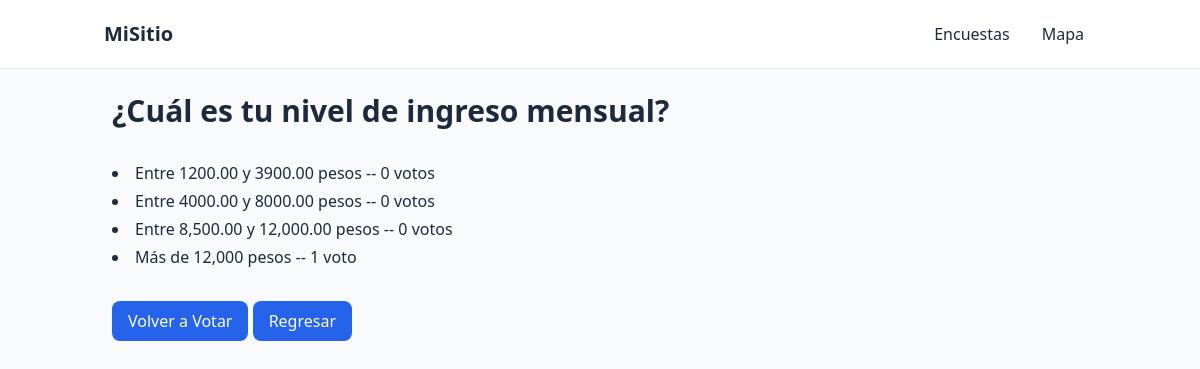
The page /polls/3/resultado/ on the database as committed earlier.
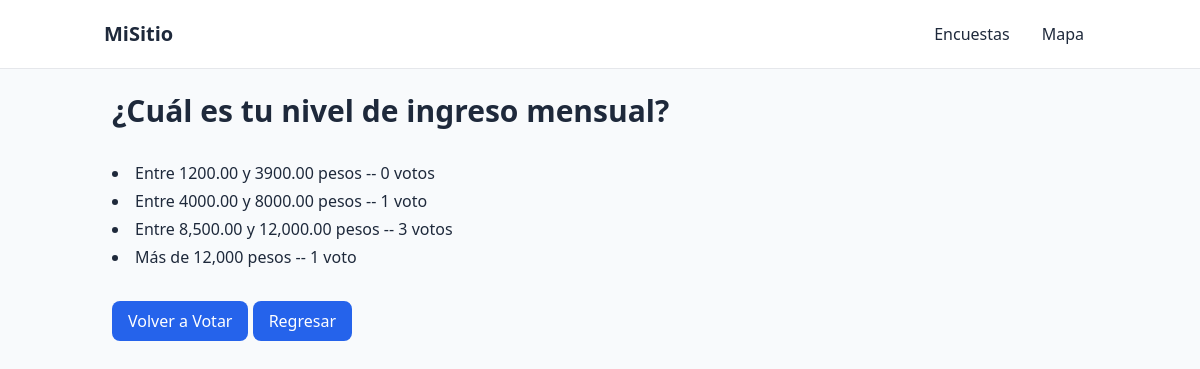
The same page on the database as committed later.
### polls/models.py (models this page shows, shortened)
class Pregunta(models.Model):
    pregunta_ds = models.CharField(max_length=200)
    publicacion_fh = models.DateTimeField("fecha publicacion")

class Respuesta(models.Model):
    pregunta = models.ForeignKey(Pregunta, on_delete=models.CASCADE)
    respuesta_ds = models.CharField(max_length= 200)
    votos = models.IntegerField(default=0)

### polls/views.py (the view)
# urls.py: path("<int:pregunta_id>/resultado/", views.resultado, name="resultado"),
def resultado(request, pregunta_id):
    pregunta = get_object_or_404(Pregunta, pk=pregunta_id)
    return render(request, "polls/resultado.html",{"pregunta":pregunta})

### polls/templates/polls/resultado.html (shortened to what this page needs)
{% extends "base.html" %}
{% block content %}
<section>
    <h1 class="text-3xl font-bold pb-8">{{pregunta.pregunta_ds}}</h1>
    <ul class="max-w-md space-y-1  list-disc list-inside dark:text-blue-950 pb-8">
        {%for respuesta in pregunta.respuesta_set.all%}
            <li>{{respuesta.respuesta_ds}} -- {{respuesta.votos}} voto{{respuesta.votos|pluralize}}</li>
        {%endfor%}
    </ul>
    <a class="inline-flex items-center rounded-lg bg-blue-600 px-4 py-2 font-medium text-white hover:bg-blue-700 "
       href="{%url 'polls:detalle' pregunta.id %}">Volver a Votar</a>
    <a class="inline-flex items-center rounded-lg bg-blue-600 px-4 py-2 font-medium text-white hover:bg-blue-700 "
       href="{%url 'polls:inicio' %}">Regresar</a>
</section>
{% endblock %}

### mysite/templates/base.html (shortened to what this page needs)
{% load static %}
<!doctype html>
<html lang="es">
<head>
    <script src="https://cdn.tailwindcss.com"></script>
</head>
<body class="min-h-screen bg-slate-50 text-slate-800">
  <header class="border-b bg-white">
    <nav class="mx-auto max-w-5xl flex items-center justify-between p-4">
      <a href="/" class="text-xl font-semibold">MiSitio</a>
      <div class="flex gap-2">
        <a href="{% url 'polls:inicio' %}" class="px-3 py-1.5 rounded-md hover:bg-slate-100">Encuestas</a>
        <a href="{% url 'mapas:inicio' %}" class="px-3 py-1.5 rounded-md hover:bg-slate-100">Mapa</a>
      </div>
    </nav>
  </header>
  <main class="mx-auto max-w-5xl p-6">
    {% block content %}{% endblock %}
  </main>
</body>
</html>

Rows that differ between the two databases and show on the page:
changed Respuesta "Entre 4000.00 y 8000.00 pesos": votos "0" → "1"
changed Respuesta "Entre 8,500.00 y 12,000.00 pesos": votos "0" → "3"
